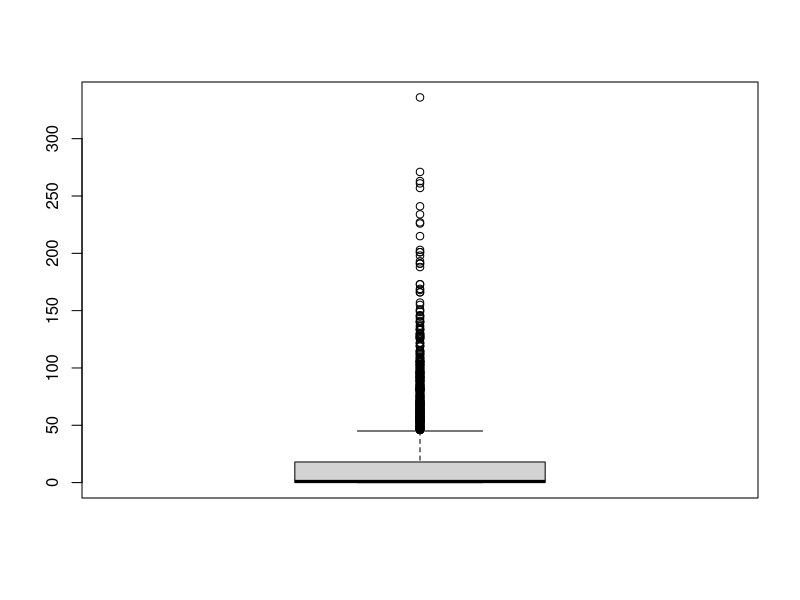
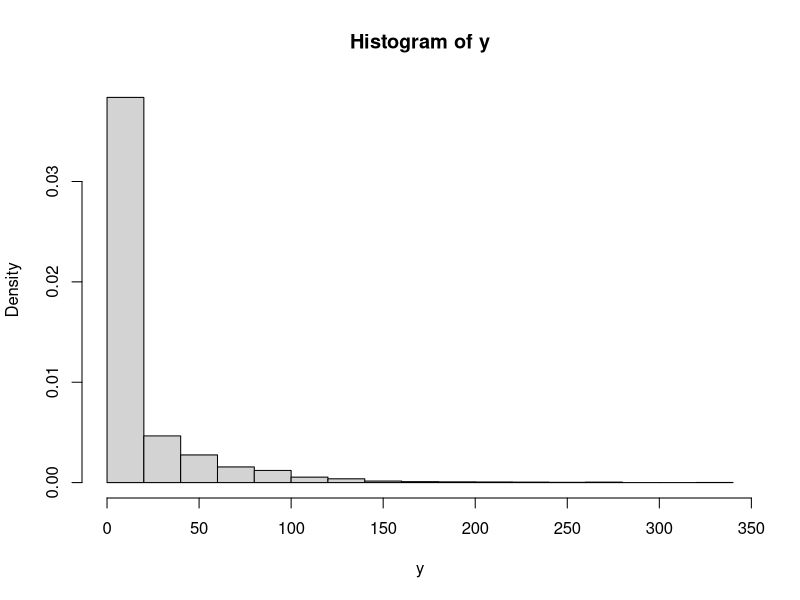
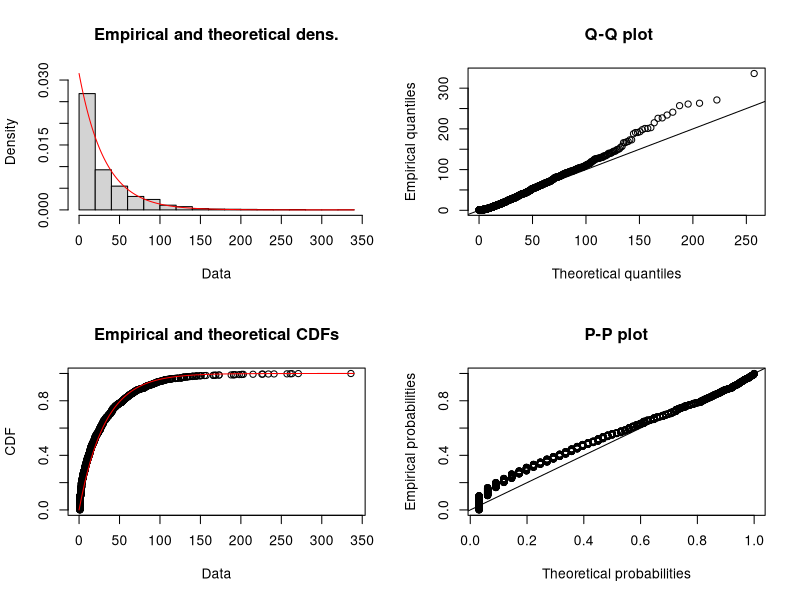
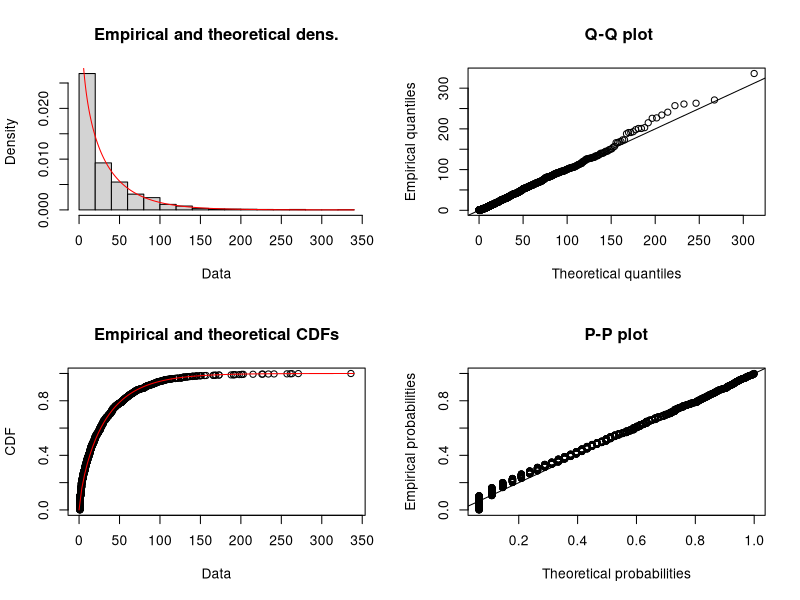
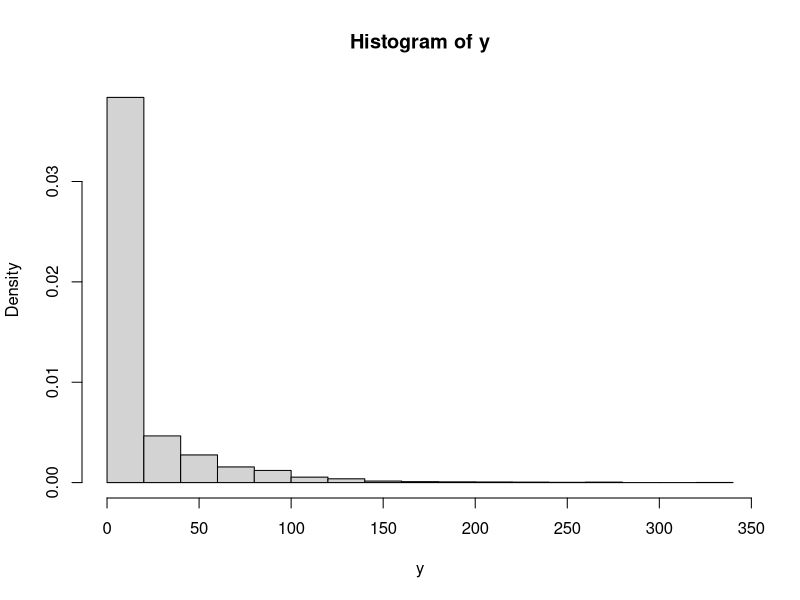
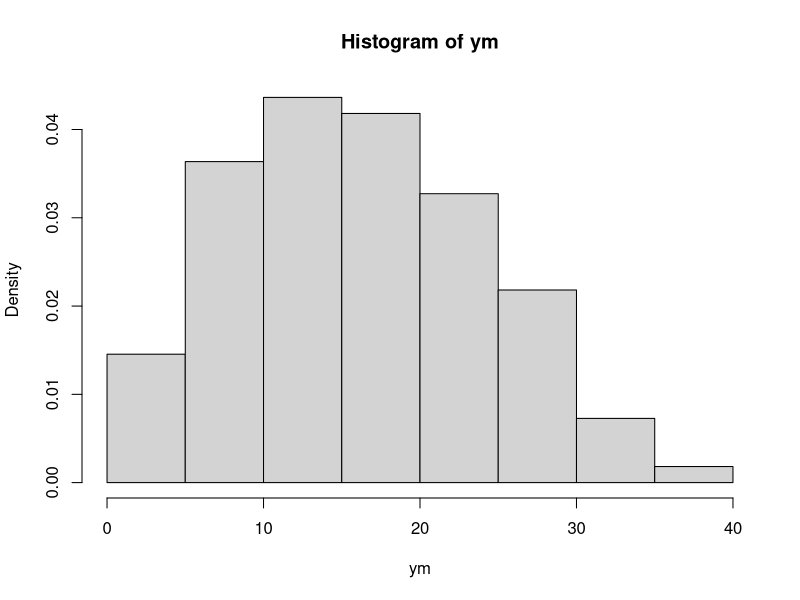
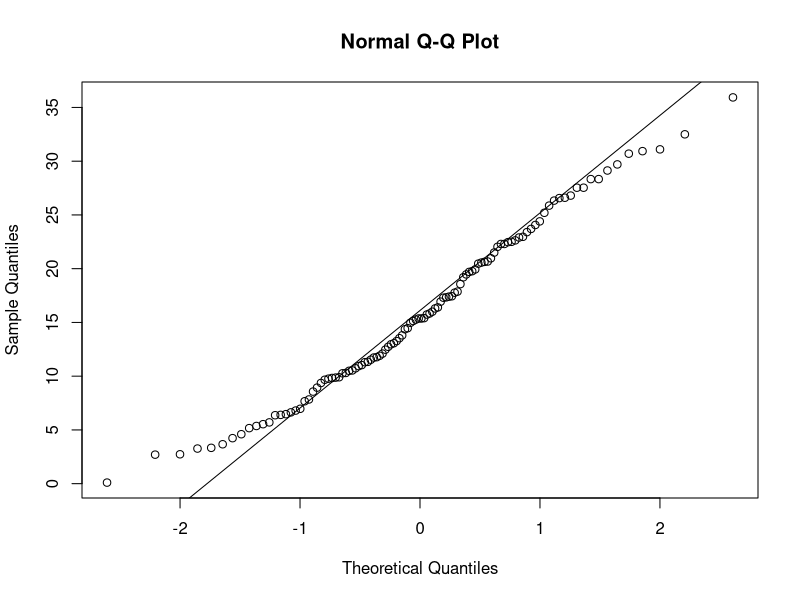
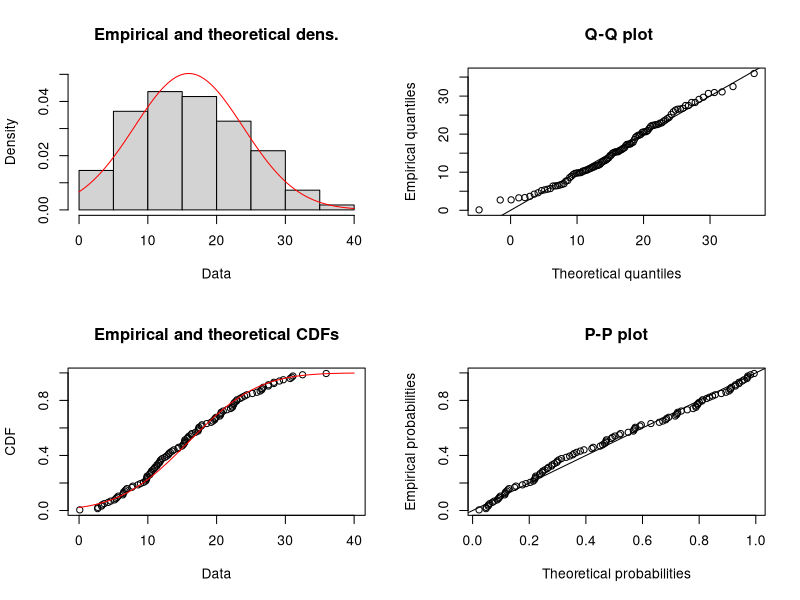

Write R code to recreate these figures, in order.
## ---- chunk 1
library(fitdistrplus)

de_bilt <- read.table(file = "../KNMI_20160831.txt", header = FALSE, skip = 12, sep = ',')
names(de_bilt)<-c("station", "yyyymmdd", "rainfall")
## ---- chunk 2
head(de_bilt)
month<-substr(de_bilt$yyyymmdd, 5, 6)
sel<-month=="04"
y<-de_bilt$rainfall[sel]

summary(y)

y[y < 0]<-0
summary(y)
## ---- chunk 3
boxplot(y)
hist(y, freq = FALSE)
x<-y[y>0]
## ---- chunk 4
fitmle<-fitdist(as.numeric(na.omit(x)), distr = "exp")
plot(fitmle)

fitmlg<-fitdist(as.numeric(na.omit(x)), distr = "gamma")
plot(fitmlg)
## ---- chunk 5
mat <- matrix(y,nrow=30)
length(y)/30

apply(mat,2,mean)
#colMeans(mat)

#lines(colMeans(mat))
## ---- chunk 6
apply(is.na(mat),2,sum)
ym <- apply(mat,2,mean)

hist(y,prob=TRUE)
hist(ym,prob=TRUE)
## ---- chunk 7
qqnorm(ym)
qqline(ym)
## ---- chunk 8

fitnrm<-fitdist(as.numeric(na.omit(ym)), distr = "norm")
fitnrm
plot(fitnrm)

## ---- chunk 9
hist(ym,prob=TRUE,main="mio grafico",ylim = c(0,0.05))
curve(dnorm(x, mean=fitnrm$estimate[1], sd=fitnrm$estimate[2]),from = min(na.omit(ym)), to = max(na.omit(ym)), add=TRUE,col=2 )
